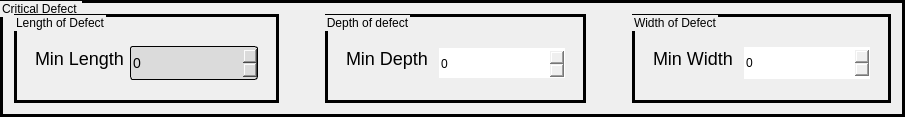
                                  <widget class="QGroupBox" name="groupBox_12">
                                   <property name="minimumSize">
                                    <size>
                                     <width>312</width>
                                     <height>59</height>
                                    </size>
                                   </property>
                                   <property name="maximumSize">
                                    <size>
                                     <width>1286</width>
                                     <height>206</height>
                                    </size>
                                   </property>
                                   <property name="styleSheet">
                                    <string notr="true">font: 16pt &quot;Mongolian Baiti&quot;;
border: 3px solid back</string>
                                   </property>
                                   <property name="title">
                                    <string>Critical Defect </string>
                                   </property>
                                   <layout class="QHBoxLayout" name="horizontalLayout_75">
                                    <item>
                                     <widget class="QGroupBox" name="groupBox_18">
                                      <property name="minimumSize">
                                       <size>
                                        <width>0</width>
                                        <height>61</height>
                                       </size>
                                      </property>
                                      <property name="maximumSize">
                                       <size>
                                        <width>16777215</width>
                                        <height>105</height>
                                       </size>
                                      </property>
                                      <property name="styleSheet">
                                       <string notr="true">font: 14pt &quot;Mongolian Baiti&quot;;
border: 3px solid back</string>
                                      </property>
                                      <property name="title">
                                       <string>Length of Defect</string>
                                      </property>
                                      <layout class="QVBoxLayout" name="verticalLayout_20">
                                       <item>
                                        <widget class="QFrame" name="frame_30">
                                         <property name="minimumSize">
                                          <size>
                                           <width>0</width>
                                           <height>0</height>
                                          </size>
                                         </property>
                                         <property name="maximumSize">
                                          <size>
                                           <width>16777215</width>
                                           <height>43</height>
                                          </size>
                                         </property>
                                         <property name="styleSheet">
                                          <string notr="true">border:no</string>
                                         </property>
                                         <property name="frameShape">
                                          <enum>QFrame::StyledPanel</enum>
                                         </property>
                                         <property name="frameShadow">
                                          <enum>QFrame::Raised</enum>
                                         </property>
                                         <layout class="QHBoxLayout" name="horizontalLayout_73">
                                          <item>
                                           <widget class="QLabel" name="label_50">
                                            <property name="styleSheet">
                                             <string notr="true">font-size:18px;
font: 13pt &quot;Mongolian Baiti&quot;;
border: no</string>
                                            </property>
                                            <property name="text">
                                             <string>Min Length</string>
                                            </property>
                                           </widget>
                                          </item>
                                          <item>
                                           <widget class="QSpinBox" name="Lenght_Critical">
                                            <property name="minimumSize">
                                             <size>
                                              <width>128</width>
                                              <height>34</height>
                                             </size>
                                            </property>
                                            <property name="maximumSize">
                                             <size>
                                              <width>56</width>
                                              <height>16777215</height>
                                             </size>
                                            </property>
                                            <property name="styleSheet">
                                             <string notr="true">background-color :rgb(219, 219, 219);
font-size:14px;
border-style: solid;
border-width: 1;
border-radius: 3;</string>
                                            </property>
                                            <property name="maximum">
                                             <number>1000</number>
                                            </property>
                                           </widget>
                                          </item>
                                         </layout>
                                        </widget>
                                       </item>
                                      </layout>
                                     </widget>
                                    </item>
                                    <item>
                                     <spacer name="horizontalSpacer_19">
                                      <property name="orientation">
                                       <enum>Qt::Horizontal</enum>
                                      </property>
                                      <property name="sizeType">
                                       <enum>QSizePolicy::Fixed</enum>
                                      </property>
                                      <property name="sizeHint" stdset="0">
                                       <size>
                                        <width>40</width>
                                        <height>20</height>
                                       </size>
                                      </property>
                                     </spacer>
                                    </item>
                                    <item>
                                     <widget class="QGroupBox" name="groupBox_17">
                                      <property name="minimumSize">
                                       <size>
                                        <width>0</width>
                                        <height>89</height>
                                       </size>
                                      </property>
                                      <property name="maximumSize">
                                       <size>
                                        <width>16777215</width>
                                        <height>105</height>
                                       </size>
                                      </property>
                                      <property name="styleSheet">
                                       <string notr="true">font: 14pt &quot;Mongolian Baiti&quot;;
border: 3px solid back</string>
                                      </property>
                                      <property name="title">
                                       <string>Depth of defect</string>
                                      </property>
                                      <layout class="QVBoxLayout" name="verticalLayout_23">
                                       <item>
                                        <widget class="QFrame" name="frame_83">
                                         <property name="maximumSize">
                                          <size>
                                           <width>16777215</width>
                                           <height>39</height>
                                          </size>
                                         </property>
                                         <property name="styleSheet">
                                          <string notr="true">border:no</string>
                                         </property>
                                         <property name="frameShape">
                                          <enum>QFrame::StyledPanel</enum>
                                         </property>
                                         <property name="frameShadow">
                                          <enum>QFrame::Raised</enum>
                                         </property>
                                         <layout class="QHBoxLayout" name="horizontalLayout_74">
                                          <item>
                                           <widget class="QLabel" name="label_52">
                                            <property name="styleSheet">
                                             <string notr="true">font-size:18px;
font: 13pt &quot;Mongolian Baiti&quot;;
border: no</string>
                                            </property>
                                            <property name="text">
                                             <string>Min Depth </string>
                                            </property>
                                           </widget>
                                          </item>
                                          <item>
                                           <widget class="QSpinBox" name="Depth_Critical">
                                            <property name="minimumSize">
                                             <size>
                                              <width>126</width>
                                              <height>32</height>
                                             </size>
                                            </property>
                                            <property name="maximumSize">
                                             <size>
                                              <width>56</width>
                                              <height>16777215</height>
                                             </size>
                                            </property>
                                            <property name="styleSheet">
                                             <string notr="true"/>
                                            </property>
                                            <property name="maximum">
                                             <number>1000</number>
                                            </property>
                                           </widget>
                                          </item>
                                         </layout>
                                        </widget>
                                       </item>
                                      </layout>
                                     </widget>
                                    </item>
                                    <item>
                                     <spacer name="horizontalSpacer_20">
                                      <property name="orientation">
                                       <enum>Qt::Horizontal</enum>
                                      </property>
                                      <property name="sizeType">
                                       <enum>QSizePolicy::Fixed</enum>
                                      </property>
                                      <property name="sizeHint" stdset="0">
                                       <size>
                                        <width>40</width>
                                        <height>20</height>
                                       </size>
                                      </property>
                                     </spacer>
                                    </item>
                                    <item>
                                     <widget class="QGroupBox" name="groupBox_13">
                                      <property name="minimumSize">
                                       <size>
                                        <width>0</width>
                                        <height>89</height>
                                       </size>
                                      </property>
                                      <property name="maximumSize">
                                       <size>
                                        <width>16777215</width>
                                        <height>105</height>
                                       </size>
                                      </property>
                                      <property name="styleSheet">
                                       <string notr="true">font: 14pt &quot;Mongolian Baiti&quot;;
border: 3px solid back</string>
                                      </property>
                                      <property name="title">
                                       <string>Width of Defect</string>
                                      </property>
                                      <layout class="QVBoxLayout" name="verticalLayout_25">
                                       <item>
                                        <widget class="QFrame" name="frame_21">
                                         <property name="minimumSize">
                                          <size>
                                           <width>0</width>
                                           <height>0</height>
                                          </size>
                                         </property>
                                         <property name="maximumSize">
                                          <size>
                                           <width>16777215</width>
                                           <height>41</height>
                                          </size>
                                         </property>
                                         <property name="baseSize">
                                          <size>
                                           <width>0</width>
                                           <height>0</height>
                                          </size>
                                         </property>
                                         <property name="styleSheet">
                                          <string notr="true">border:no</string>
                                         </property>
                                         <property name="frameShape">
                                          <enum>QFrame::StyledPanel</enum>
                                         </property>
                                         <property name="frameShadow">
                                          <enum>QFrame::Raised</enum>
                                         </property>
                                         <layout class="QHBoxLayout" name="horizontalLayout_72">
                                          <item>
                                           <widget class="QLabel" name="label_51">
                                            <property name="styleSheet">
                                             <string notr="true">font-size:18px;
font: 13pt &quot;Mongolian Baiti&quot;;
border: no</string>
                                            </property>
                                            <property name="text">
                                             <string>Min Width </string>
                                            </property>
                                           </widget>
                                          </item>
                                          <item>
                                           <widget class="QSpinBox" name="Width_critical">
                                            <property name="minimumSize">
                                             <size>
                                              <width>126</width>
                                              <height>32</height>
                                             </size>
                                            </property>
                                            <property name="maximumSize">
                                             <size>
                                              <width>56</width>
                                              <height>24</height>
                                             </size>
                                            </property>
                                            <property name="styleSheet">
                                             <string notr="true"/>
                                            </property>
                                            <property name="maximum">
                                             <number>1000</number>
                                            </property>
                                           </widget>
                                          </item>
                                         </layout>
                                        </widget>
                                       </item>
                                      </layout>
                                     </widget>
                                    </item>
                                   </layout>
                                  </widget>
